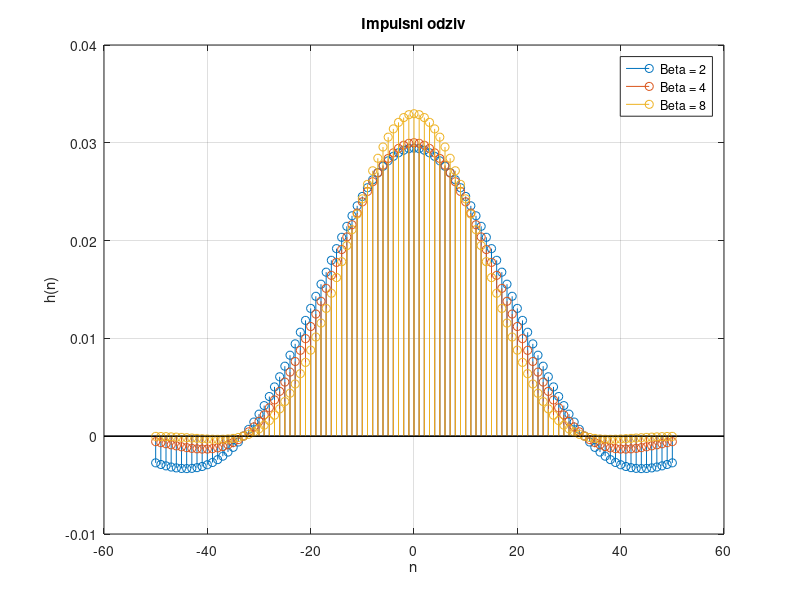
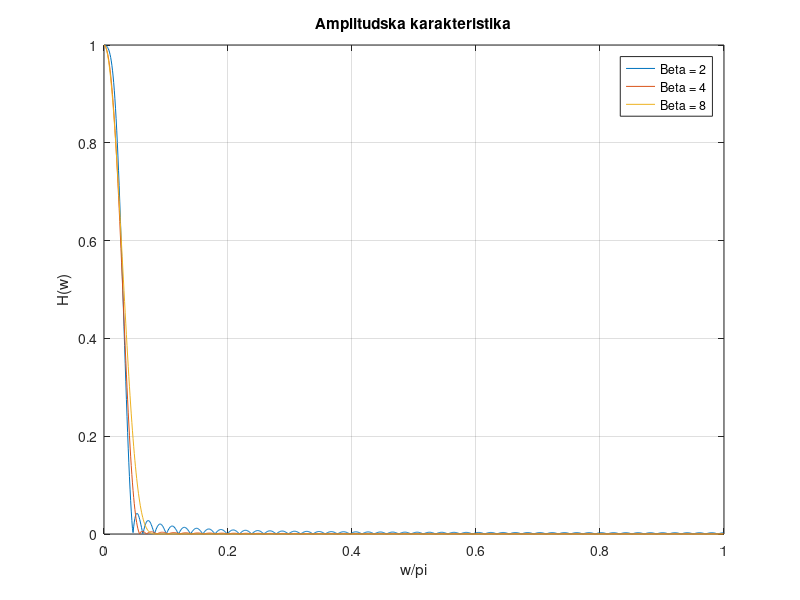
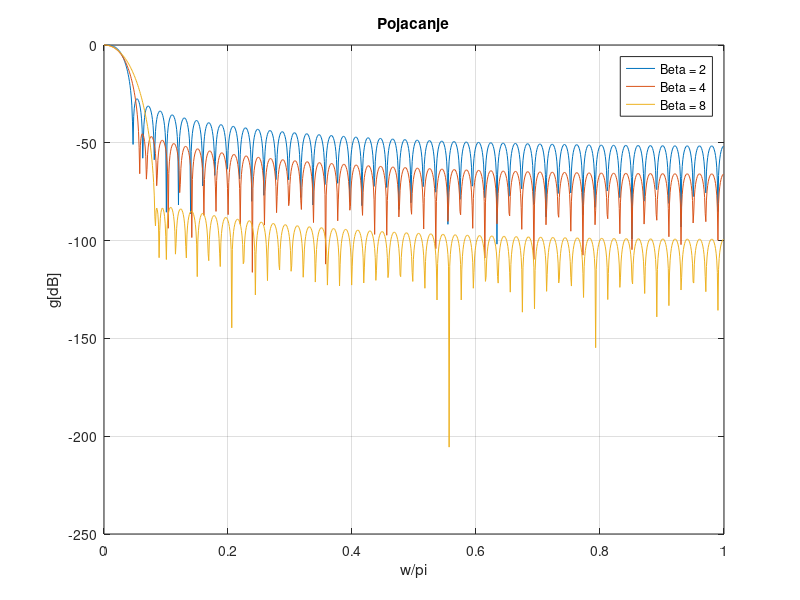
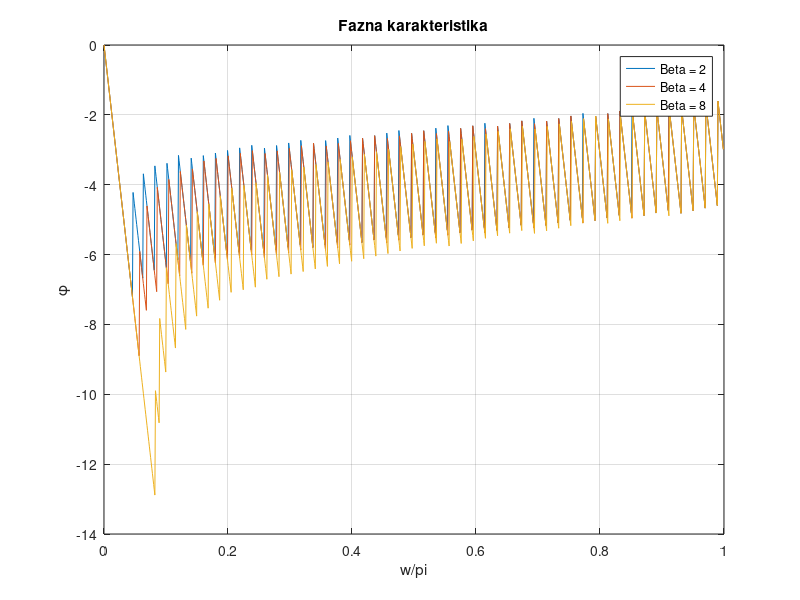

Write MATLAB code to recreate these figures, in order.
clc, clear all, close all;

     
%% 1. Generisanje informacione sekvence - diskretan izvor bez memorije     
Nsim = 100000;               % broj generisanih bita
x = rand(Nsim,1);           % generisanje informacione binarne sekvence
P = 0.5;                    % verovatnoca pojave jedinice

%davanje vrednosti binarnoj sekvenci
for i=1:Nsim
    if x(i) > P
        x(i) = 1;
    else
        x(i) = 0;
        
    end
end



%% blok za mapiranje QPSK
x = x';
QPSK_signal = [];
for n_brojac_1 = 1:2:length(x)
    if x(1,n_brojac_1)== 0 && x(1,n_brojac_1+1)== 0
        x1 = exp(1i*pi/4);
    elseif x(1,n_brojac_1)== 0 && x(1,n_brojac_1+1)== 1
        x1 = exp(1i*3*pi/4);
    elseif x(1,n_brojac_1)== 1 && x(1,n_brojac_1+1)== 1
        x1 = exp(1i*5*pi/4);
    elseif x(1,n_brojac_1)== 1 && x(1,n_brojac_1+1)== 0
        x1 = exp(1i*7*pi/4);
    end
    QPSK_signal = [QPSK_signal x1];
end


%% 2. obrada signala

V_sim = 2000;                   %protok po simbolu [sim/s]
Nbps = 2;                       %broj bita po simbolu
V_bit = V_sim * Nbps;           %bitski protok [b/s]
Ts = 1 / V_sim;                 %trajanje simbola
M1up = 32;                      %faktor uvecanja ucestanosti                      
Nsps = M1up;                    %broj odbiraka po simbolu
Tb = Ts / Nbps;                 %trajanje bita
fb = 1/Tb;
Todb = Ts/Nsps;                 %trajanje odbirka
fs = 1/Todb;                    %ucestanost odabiranja




% podela signala na I i Q granu
I_grana = real(QPSK_signal);
Q_grana = imag(QPSK_signal);

% povecanje frekvencije odabiranja
I_grana_up = upsample(I_grana,M1up);
Q_grana_up = upsample(Q_grana,M1up);



%% uoblicavanje filtrom
N_fir = 100;         %red rcc filtra
h_fir = fir1(N_fir, 1/M1up, kaiser(N_fir+1,2));
h_fir2 = fir1(N_fir, 1/M1up, kaiser(N_fir+1,4));
h_fir3 = fir1(N_fir, 1/M1up, kaiser(N_fir+1,8));

% crtanje impulsnog odziva filtara
osa_rrc = (-N_fir/2:N_fir/2);
figure, stem(osa_rrc, h_fir);
hold on
stem(osa_rrc, h_fir2);
stem(osa_rrc, h_fir3);
grid on
xlabel('n');
ylabel('h(n)');
title('Impulsni odziv');
legend('Beta = 2','Beta = 4','Beta = 8');

% prelazak u spektralni domen
[H_rrc, wosa] = freqz(h_fir, 1, 1024);
[H_rrc2, wosa] = freqz(h_fir2, 1, 1024);
[H_rrc3, wosa] = freqz(h_fir3, 1, 1024);

% crtanje amplitudske karakteristike filtara
figure, plot(wosa/pi, [abs(H_rrc) abs(H_rrc2) abs(H_rrc3)])
ylabel('H(w)');
xlabel('w/pi'), title('Amplitudska karakteristika');
legend('Beta = 2','Beta = 4','Beta = 8');
grid on
% crtanje pojacanja filtara
figure, plot(wosa/pi, [20*log10(abs(H_rrc)),20*log10(abs(H_rrc2)),20*log10(abs(H_rrc3))]);
xlabel('w/pi'), ylabel('g[dB]'),title('Pojacanje');
legend('Beta = 2','Beta = 4','Beta = 8');
grid on
% crtanje fazne karakteristike filtara
figure, plot(wosa/pi, [unwrap(angle(H_rrc)),unwrap(angle(H_rrc2)),unwrap(angle(H_rrc3))]);
ylabel('{\phi}')
xlabel('w/pi'), title('Fazna karakteristika');
legend('Beta = 2','Beta = 4','Beta = 8');
grid on


% filtriranje signala
[I_grana_fir, zf1] = filter(h_fir2, 1, I_grana_up);
[Q_grana_fir, zf2] = filter(h_fir2, 1, Q_grana_up);

% poravnavanje signala usled kasnjenja
duzs = length(I_grana_fir);
duzr = length(zf1);
I_grana_fir(duzs+1:duzs+duzr) = zf1;
I_grana_fir = I_grana_fir * M1up;
Q_grana_fir(duzs+1:duzs+duzr) = zf2;
Q_grana_fir = Q_grana_fir * M1up;

% spektar I grane
 [P0_I, w] = pwelch(I_grana_fir,bartlett(M1up),0,512,fs);
 figure,plot(w/max(w),10*log10(P0_I),'b-o');
 hold on

% spektar Q grane
[P0_Q, w] = pwelch(Q_grana_fir,bartlett(M1up),0,512,fs);
plot(w/max(w),10*log10(P0_Q),'r*')
grid on
xlabel('Normalizovana frekvencija');
ylabel('Snaga/Frekvencija [dB/rad]');
legend('I grana','Q grana');


% kreiranje predajnog signala
Predaja = I_grana_fir + 1i*Q_grana_fir;


%% ABGS - kanal
Ebpn = 15;           %odnos srednje bitske energije i SGSS suma u dB
SNRdB = Ebpn + 10*log10(Nbps) - 10*log10(Nsps);   % definisanje SNR

% dodavanje suma u signal
y = awgn(Predaja,SNRdB,'measured');


%% prijemni deo
% podela signala u Q i I granu na prijemu
I_grana_prijem = real(y);
Q_grana_prijem = imag(y);


% % spektar I grane
% [P0_I, w] = pwelch(I_grana_prijem,bartlett(M1up),0,2048,fs);
% figure,plot(w/max(w),10*log10(P0_I),'b-o')
% hold on
% 
% % spektar Q grane
% [P0_Q, w] = pwelch(Q_grana_prijem,bartlett(M1up),0,512,fs);
% plot(w/max(w),10*log10(P0_Q),'r*')


% filtriranje signala na prijemu
[I_grana_prijem_fir, zf1 ] = filter(h_fir2, 1, I_grana_prijem);
[Q_grana_prijem_fir, zf2 ] = filter(h_fir2, 1, Q_grana_prijem);

% poravnavanje signala na prijemu
duzs = length(I_grana_prijem_fir);
duzr = length(zf1);
I_grana_prijem_fir(duzs+1:duzs+duzr) = zf1;
Q_grana_prijem_fir(duzs+1:duzs+duzr) = zf2;

% smanjenje frekvencije
I_grana_prijem_down = downsample(I_grana_prijem_fir,M1up);
Q_grana_prijem_down = downsample(Q_grana_prijem_fir,M1up);
delay = N_fir/(M1up*2);
I_grana_prijem_down = I_grana_prijem_down(2*delay+1:end-2*delay);
Q_grana_prijem_down = Q_grana_prijem_down(2*delay+1:end-2*delay);

% formiranje prijemnog signala
Prijemni_QPSK = I_grana_prijem_down + 1i*Q_grana_prijem_down;

% crtanje konstelacionog dijagrama
figure, plot(real(Prijemni_QPSK),imag(Prijemni_QPSK),'x');
axis([-1.5 1.5 -1.5 1.5])
grid on
xlabel('In-Phase');
ylabel('Quadrature');
hold on
plot(real(QPSK_signal),imag(QPSK_signal),'o','MarkerSize',10,'MarkerFaceColor','r');


%% blok za demapiranje QPSK
biti_prijem = [];

for n_brojac_2 = 1:length(Prijemni_QPSK)
    if real(Prijemni_QPSK(n_brojac_2)) >= 0 && imag(Prijemni_QPSK(n_brojac_2)) >= 0
        biti_prijem_pom = [0 0];
    elseif real(Prijemni_QPSK(n_brojac_2)) >= 0 && imag(Prijemni_QPSK(n_brojac_2)) < 0
        biti_prijem_pom = [1 0];
    elseif real(Prijemni_QPSK(n_brojac_2)) < 0 && imag(Prijemni_QPSK(n_brojac_2)) < 0
        biti_prijem_pom = [1 1];
    elseif real(Prijemni_QPSK(n_brojac_2)) < 0 && imag(Prijemni_QPSK(n_brojac_2)) >= 0
        biti_prijem_pom = [0 1];
    end
    biti_prijem = [biti_prijem biti_prijem_pom];
end




[Broj_gresaka,BER] = biterr(x,biti_prijem)


